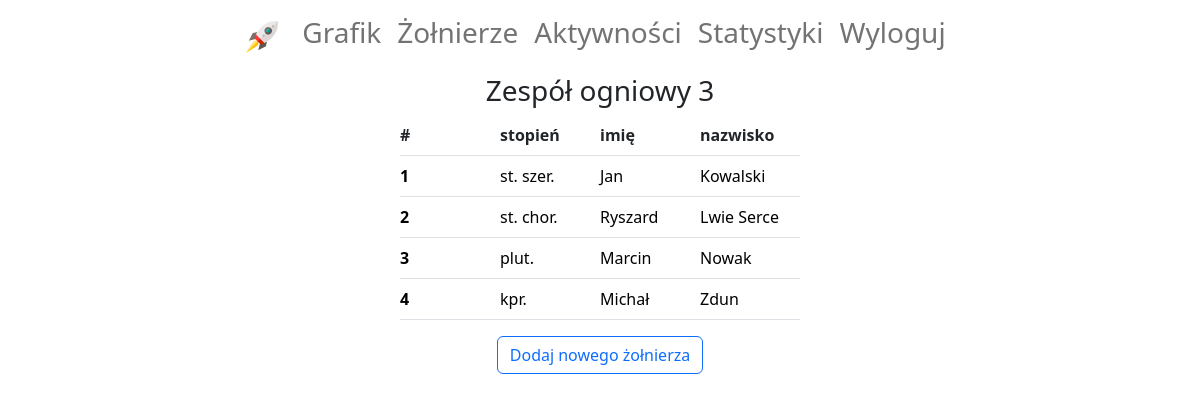
/soldier-list/ (signed in), run on an earlier commit of the app's database.
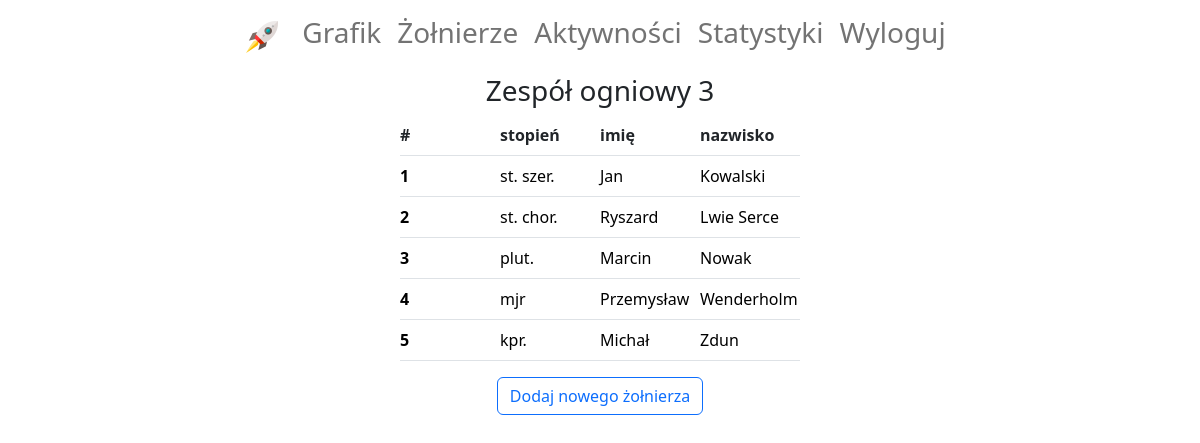
And on a later commit of the database.
### diagram/models.py (models this page shows, shortened)
class Soldier(models.Model):
    rank = models.CharField(max_length=20, choices=RANKS, verbose_name='stopień')
    first_name = models.CharField(max_length=20, verbose_name='imię')
    last_name = models.CharField(max_length=30, verbose_name='nazwisko')
    subdivision = models.ForeignKey(Subdivision, on_delete=models.SET_NULL, null=True, blank=True,
                                    verbose_name='pododdział')

### diagram/views.py (the view)
# urls.py: path('soldier-list/', SoldierList.as_view(), name='soldier-list'),
class SoldierList(LoginRequiredMixin, generic.ListView):
    template_name = 'diagram/soldier_list.html'
    def get_queryset(self):
        return Soldier.objects.filter(subdivision=self.request.user.subdivision).order_by('last_name')

### diagram/models.py (called while the page is built)
    def __str__(self):
        return self.name

### diagram/templates/diagram/soldier_list.html (shortened to what this page needs)
{% extends 'account/base.html' %}
{% load crispy_forms_filters %}
{% block content %}
    <div class="d-flex flex-column align-items-center">
        <h3>{{ request.user.subdivision }}</h3>
    </div>
    <table class="table">
        <thead>
        <tr class="d-flex justify-content-center">
            <th class="col col-md-1 px-0" scope="col">#</th>
            <th class="col col-md-1 px-0" scope="col">stopień</th>
            <th class="col col-md-1 px-0" scope="col">imię</th>
            <th class="col col-md-1 px-0" scope="col">nazwisko</th>
        </tr>
        </thead>
        <tbody>
        {% for soldier in object_list %}
            <tr class="d-flex justify-content-center">
                <th class="col col-md-1 px-0" scope="row"><a class="text-decoration-none"
                                                        href="{% url 'soldier-detail' soldier.pk %}">{{ forloop.counter }}</a>
                </th>
                <td class="col col-md-1 px-0"><a class="text-decoration-none"
                                            href="{% url 'soldier-detail' soldier.pk %}">{{ soldier.rank }}</a></td>
                <td class="col col-md-1 px-0"><a class="text-decoration-none"
                                            href="{% url 'soldier-detail' soldier.pk %}">{{ soldier.first_name }}</a>
                </td>
                <td class="col col-md-1 px-0"><a class="text-decoration-none"
                                            href="{% url 'soldier-detail' soldier.pk %}">{{ soldier.last_name }}</a>
                </td>
            </tr>
        {% endfor %}
        </tbody>
    </table>
    <div class="d-flex flex-column align-items-center">
        <a class="col" href="{% url 'soldier-create' %}"><button class="btn btn-outline-primary mb-3">Dodaj nowego żołnierza</button></a>
    </div>
{% endblock %}

What changed in the data, as far as the page shows it:
added Soldier: rank "mjr", first_name "Przemysław", last_name "Wenderholm"
